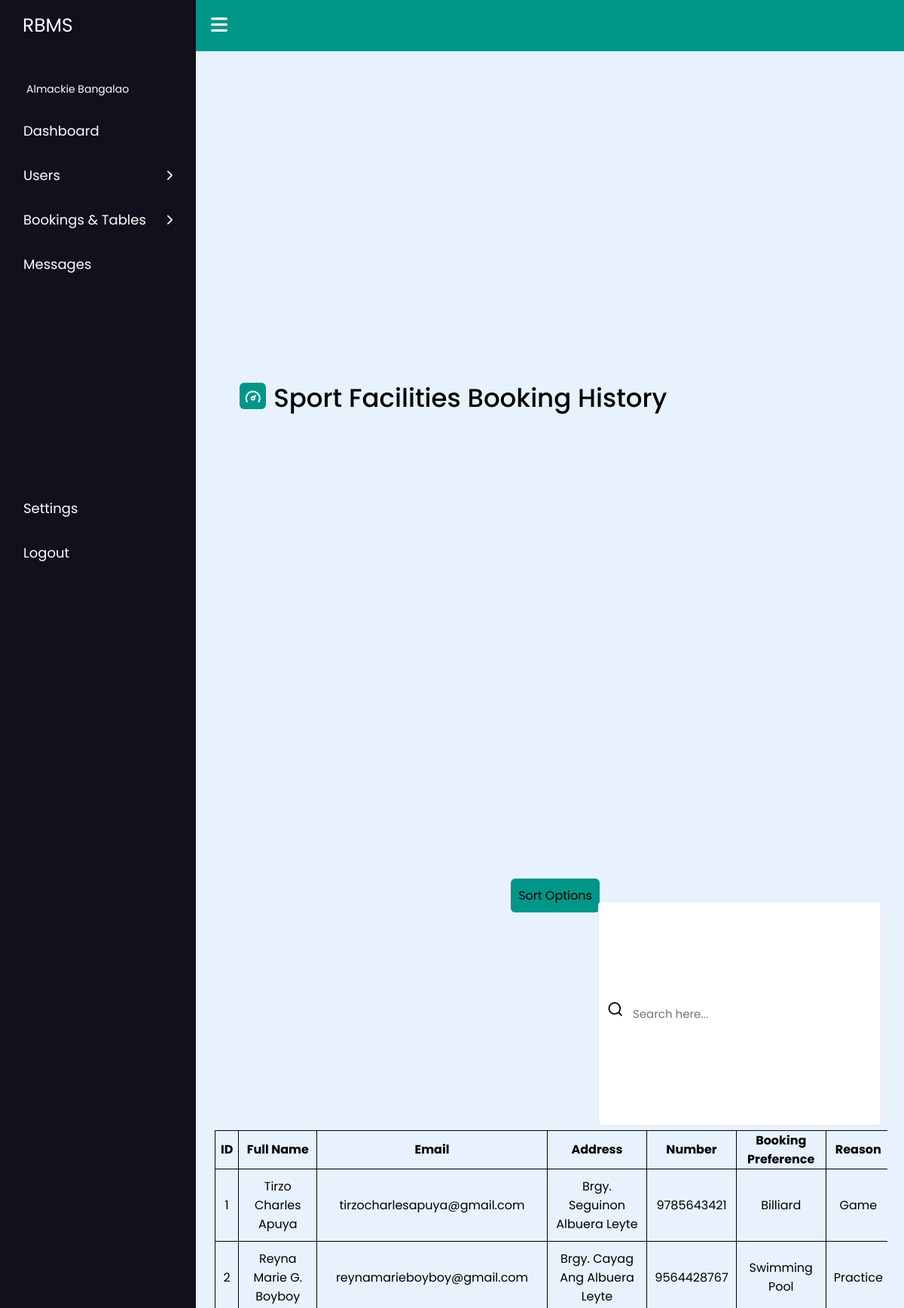
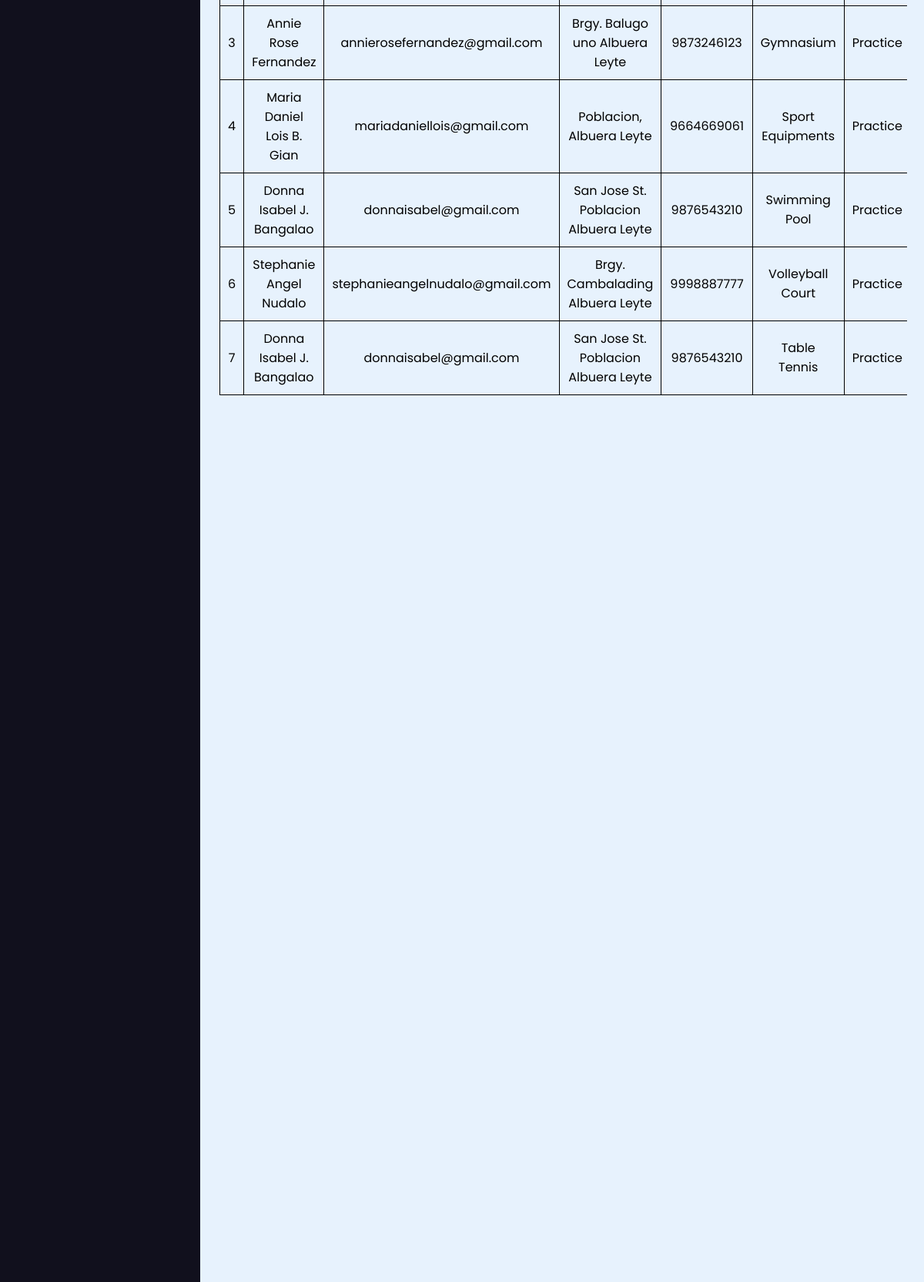
Screenshot of /Php_Codes/AdminPage_bookform2.php (upper part) with the database file from the repository (2 pictures, top to bottom).
### tables this page shows
CREATE TABLE `bookingform2` (
  `id` int(11) NOT NULL,
  `fullname` varchar(200) NOT NULL,
  `email` varchar(200) NOT NULL,
  `full_address` varchar(200) NOT NULL,
  `contact_number` bigint(50) NOT NULL,
  `bookingpreference` varchar(100) NOT NULL,
  `reason` varchar(100) NOT NULL,
  `book_date_start` varchar(200) NOT NULL,
  `book_date_end` varchar(200) NOT NULL,
  `book_time_start` varchar(200) NOT NULL,
  `book_time_end` varchar(200) NOT NULL,
  `sport_equipment` varchar(200) NOT NULL,
  `others` varchar(200) NOT NULL,
  `bookingtime` datetime NOT NULL
);

### Php_Codes/AdminPage_bookform2.php (the view, shortened to what this page needs)
<!DOCTYPE html>
<html lang="en">
  <head>
    <link rel="stylesheet" href="https://cdnjs.cloudflare.com/ajax/libs/font-awesome/6.2.1/css/all.min.css" />
    <link rel="stylesheet" href="https://unicons.iconscout.com/release/v4.0.0/css/line.css">
    <link rel="stylesheet" type="text/css" href="../Css_Codes/AdminPage_bookform2style.css">
  </head>
  <body>
    <nav class="sidebar">
      <a href="#" class="logo">RBMS</a>
      <div class="menu-content">
        <ul class="menu-items">
          <div class="menu-title">Almackie Bangalao
          </div>
          <li class="item">
            <a href="../Php_Codes/AdminPage_Dashboard.php">Dashboard</a>
          </li>
          <li class="item">
            <div class="submenu-item">
              <span>Users</span>
              <i class="fa-solid fa-chevron-right"></i>
            </div>
          </li>
          <li class="item">
            <div class="submenu-item">
              <span>Bookings & Tables
              </span>
              <i class="fa-solid fa-chevron-right"></i>
            </div>
          </li>
          <li class="item">
            <a href="../Php_Codes/AdminPage_messages.php">Messages</a>
          </li>
          <li class="item bottom1">
                    <a href="#">Settings</a>
                </li>
                <li class="item bottom2">
                    <a href="../Html_Codes/HomePage.html">Logout</a>
                </li>
        </ul>
      </div>
    </nav>
    <nav class="navbar">
      <i class="fa-solid fa-bars" id="sidebar-close"></i>
    </nav>
    <main class="main">
    <div class="title">
            <i class="uil uil-tachometer-fast-alt"></i>
            <span class="text" id="text1">Sport Facilities Booking History</span>
        </div>
        <div class="search-box">
                <a href="#"><i class="uil uil-search"></i></a>
                <input type="text" id="searchInput" placeholder="Search here...">
            </div>
            <div class="dropdown">
            <span>Sort Options</span>
        </div>
        <div class="table-container">
            <table id="userTable" border="1" style="text-align:center; border-color:#000;">
            <tr>
                <th>ID</th>
                <th>Full Name</th>
                <th>Email</th>
                <th>Address</th>
                <th>Number</th>
                <th>Booking Preference</th>
                <th>Reason</th>
            </tr>
                <?php
                $conn = mysqli_connect("localhost","root","","user_info");
                $sql = "SELECT id, fullname, email, full_address, contact_number, bookingpreference, reason, book_date_start, book_date_end, book_time_start, book_time_end, sport_equipment, others, bookingtime from bookingform2";
                $result = $conn->query($sql);
                if($result->num_rows>0) {
                    while($row = $result->fetch_assoc()) {
                        echo"</tr><td>".$row["id"].
                        "</td><td>".$row["fullname"].
                        "</td><td>".$row["email"].
                        "</td><td>".$row["full_address"].
                        "</td><td>".$row["contact_number"].
                        "</td><td>".$row["bookingpreference"].
                        "</td><td>".$row["reason"].
                        "</td><td>".$row["book_date_start"].
                        "</td><td>".$row["book_date_end"].
                        "</td><td>".$row["book_time_start"].
                        "</td><td>".$row["book_time_end"].
                        "</td><td>".$row["sport_equipment"].
                        "</td><td>".$row["others"].
                        "</td><td>".$row["bookingtime"].
                        '<td><a href="#" class="delete-row" data-id="'.$row["id"].'"><i class="fas fa-trash-alt"></i></a></td>';
                    }
                    echo"</table>";
                }
                else{
                    echo"0 result";
                }
                ?>
        </div>
    </main>
  </body>
</html>

### Css_Codes/AdminPage_bookform2style.css (style rules this page uses)
:root { --border-color: #e6e5e5; --panel-color: #FFF; --text-color: #000; --title-icon-color: #fff; --primary-color: #009688; }
* { margin: 0; padding: 0; box-sizing: border-box; font-family: "Poppins", sans-serif; }
.sidebar { display: flex; flex-direction: column; position: fixed; height: 100vh; width: 260px; background: #11101d; padding: 15px; z-index: 99; }
.logo { font-size: 25px; padding: 0 15px; }
.sidebar a { color: #fff; text-decoration: none; }
.menu-content { position: relative; height: 100%; width: 100%; margin-top: 40px; overflow-y: scroll; flex: 1; }
.menu-items { height: 100%; width: 100%; list-style: none; transition: all 0.4s ease; padding: 0; }
.menu-title { color: #fff; font-size: 14px; padding: 15px 20px; }
.item { font-size: 18px; }
.item.bottom1 { margin-top: 115%; }
.item a { color: #fff; text-decoration: none; }
.item a, .submenu-item { padding: 16px; display: inline-block; width: 100%; border-radius: 12px; }
.item i { font-size: 14px; }
.submenu-item { display: flex; justify-content: space-between; align-items: center; color: #fff; cursor: pointer; }
.navbar, .main { left: 260px; width: calc(100% - 260px); transition: all 0.5s ease; z-index: 1000; }
.navbar { position: fixed; color: #fff; padding: 15px 20px; font-size: 25px; background: #009688; cursor: pointer; }
.navbar #sidebar-close { cursor: pointer; }
.main { position: relative; display: flex; height: 100vh; z-index: 100; background: #e7f2fd; overflow: hidden; overflow-y: auto; }
.title { align-items: center; margin: 30px 0; position: absolute; top: 8%; left: 3%; }
.title i { height: 35px; width: 35px; background-color: var(--primary-color); border-radius: 6px; color: var(--title-icon-color); display: flex; align-items: center; justify-content: center; font-size: 24px; margin-left: 30px; }
.title #text1 { position: absolute; font-size: 34px; font-weight: 500; color: var(--text-color); margin-left: 10px; top: -15%; left: 100%; width: 50rem; }
.table-container { width: 95%; height: 60%; overflow: auto; border: none; margin-top: 5px; margin-left: auto; margin-right: auto; position: absolute; top: 25%; left: 25px; }
table { width: 100%; border-collapse: collapse; border-radius: 15px; border: none; }
th, td { text-align: center; }
.search-box input { position: absolute; border: 1px solid var(--border-color); padding: 0 20px 0 45px; border-radius: 5px; height: 5%; width: 40%; color: var(--text-color); font-size: 15px; font-weight: 400; outline: none; right: 30px; z-index: 1; top: 20%; }
.search-box a i { position: absolute; right: 39.6%; font-size: 22px; z-index: 2; top: 22.4%; transform: translateY(-50%); color: black; }
.dropdown { position: absolute; top: 19.5%; right: 43%; background-color: #009688; color: black; border-radius: 6px; padding: 10px; cursor: pointer; }

### Php_Codes/AdminPage_bookform2.php (style rules this page uses)
.table-container { width: 95%; height: 60%; overflow: auto; border: none; margin-top: 5px; margin-left: auto; margin-right: auto; position: absolute; top: 25%; left: 25px; }
table { overflow-y: auto; border-collapse: collapse; margin-right: auto; position: absolute; top: 0; left: 0; border: none; }
th, td { text-align: center; }
#UserTable4 th, td { text-align: center; padding: 10px; }

### rows the page displays
bookingform2: id "1", fullname "Tirzo Charles Apuya", email "tirzocharlesapuya@gmail.com", full_address "Brgy. Seguinon Albuera Leyte", contact_number "9785643421", bookingpreference "Billiard", reason "Game"
bookingform2: id "2", fullname "Reyna Marie G. Boyboy", email "reynamarieboyboy@gmail.com", full_address "Brgy. Cayag Ang Albuera Leyte", contact_number "9564428767", bookingpreference "Swimming Pool", reason "Practice"
bookingform2: id "3", fullname "Annie Rose Fernandez", email "annierosefernandez@gmail.com", full_address "Brgy. Balugo uno Albuera Leyte", contact_number "9873246123", bookingpreference "Gymnasium", reason "Practice"
bookingform2: id "4", fullname "Maria Daniel Lois B. Gian", email "mariadaniellois@gmail.com", full_address "Poblacion, Albuera Leyte", contact_number "9664669061", bookingpreference "Sport Equipments", reason "Practice"
bookingform2: id "5", fullname "Donna Isabel J. Bangalao", email "donnaisabel@gmail.com", full_address "San Jose St. Poblacion Albuera Leyte", contact_number "9876543210", bookingpreference "Swimming Pool", reason "Practice"
bookingform2: id "6", fullname "Stephanie Angel Nudalo", email "stephanieangelnudalo@gmail.com", full_address "Brgy. Cambalading Albuera Leyte", contact_number "9998887777", bookingpreference "Volleyball Court", reason "Practice"
bookingform2: id "7", fullname "Donna Isabel J. Bangalao", email "donnaisabel@gmail.com", full_address "San Jose St. Poblacion Albuera Leyte", contact_number "9876543210", bookingpreference "Table Tennis", reason "Practice"
